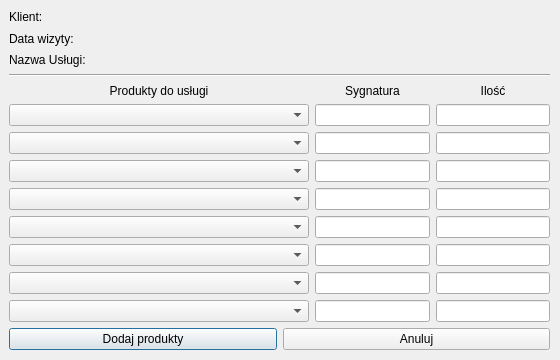
<?xml version="1.0" encoding="UTF-8"?>
<ui version="4.0">
 <class>assignProductsToVisit</class>
 <widget class="QDialog" name="assignProductsToVisit">
  <property name="geometry">
   <rect>
    <x>0</x>
    <y>0</y>
    <width>560</width>
    <height>360</height>
   </rect>
  </property>
  <property name="minimumSize">
   <size>
    <width>560</width>
    <height>360</height>
   </size>
  </property>
  <property name="maximumSize">
   <size>
    <width>560</width>
    <height>360</height>
   </size>
  </property>
  <property name="windowTitle">
   <string>Dialog</string>
  </property>
  <widget class="QWidget" name="verticalLayoutWidget">
   <property name="geometry">
    <rect>
     <x>9</x>
     <y>9</y>
     <width>541</width>
     <height>341</height>
    </rect>
   </property>
   <layout class="QVBoxLayout" name="verticalLayout">
    <property name="sizeConstraint">
     <enum>QLayout::SetMaximumSize</enum>
    </property>
    <item>
     <widget class="QLabel" name="ClientData">
      <property name="maximumSize">
       <size>
        <width>16777215</width>
        <height>30</height>
       </size>
      </property>
      <property name="text">
       <string>Klient:</string>
      </property>
     </widget>
    </item>
    <item>
     <widget class="QLabel" name="VisitDate">
      <property name="maximumSize">
       <size>
        <width>16777215</width>
        <height>30</height>
       </size>
      </property>
      <property name="text">
       <string>Data wizyty:</string>
      </property>
     </widget>
    </item>
    <item>
     <widget class="QLabel" name="ServiceName">
      <property name="maximumSize">
       <size>
        <width>16777215</width>
        <height>30</height>
       </size>
      </property>
      <property name="text">
       <string>Nazwa Usługi:</string>
      </property>
     </widget>
    </item>
    <item>
     <widget class="Line" name="line">
      <property name="orientation">
       <enum>Qt::Horizontal</enum>
      </property>
     </widget>
    </item>
    <item>
     <layout class="QHBoxLayout" name="horizontalLayout_9">
      <item>
       <widget class="QLabel" name="addProducts">
        <property name="minimumSize">
         <size>
          <width>300</width>
          <height>0</height>
         </size>
        </property>
        <property name="maximumSize">
         <size>
          <width>16777215</width>
          <height>30</height>
         </size>
        </property>
        <property name="text">
         <string>Produkty do usługi</string>
        </property>
        <property name="alignment">
         <set>Qt::AlignCenter</set>
        </property>
       </widget>
      </item>
      <item>
       <widget class="QLabel" name="Signature">
        <property name="maximumSize">
         <size>
          <width>16777215</width>
          <height>30</height>
         </size>
        </property>
        <property name="text">
         <string>Sygnatura</string>
        </property>
        <property name="alignment">
         <set>Qt::AlignCenter</set>
        </property>
       </widget>
      </item>
      <item>
       <widget class="QLabel" name="Amount">
        <property name="maximumSize">
         <size>
          <width>16777215</width>
          <height>30</height>
         </size>
        </property>
        <property name="text">
         <string>Ilość</string>
        </property>
        <property name="alignment">
         <set>Qt::AlignCenter</set>
        </property>
       </widget>
      </item>
     </layout>
    </item>
    <item>
     <layout class="QHBoxLayout" name="horizontalLayout">
      <property name="sizeConstraint">
       <enum>QLayout::SetMinAndMaxSize</enum>
      </property>
      <item>
       <widget class="QComboBox" name="productSelect_1">
        <property name="minimumSize">
         <size>
          <width>300</width>
          <height>0</height>
         </size>
        </property>
       </widget>
      </item>
      <item>
       <widget class="QLineEdit" name="Signature_1"/>
      </item>
      <item>
       <widget class="QLineEdit" name="Amount_1"/>
      </item>
     </layout>
    </item>
    <item>
     <layout class="QHBoxLayout" name="horizontalLayout_2">
      <property name="sizeConstraint">
       <enum>QLayout::SetMinAndMaxSize</enum>
      </property>
      <item>
       <widget class="QComboBox" name="productSelect_2">
        <property name="minimumSize">
         <size>
          <width>300</width>
          <height>0</height>
         </size>
        </property>
       </widget>
      </item>
      <item>
       <widget class="QLineEdit" name="Signature_2"/>
      </item>
      <item>
       <widget class="QLineEdit" name="Amount_2"/>
      </item>
     </layout>
    </item>
    <item>
     <layout class="QHBoxLayout" name="horizontalLayout_3">
      <property name="sizeConstraint">
       <enum>QLayout::SetMinAndMaxSize</enum>
      </property>
      <item>
       <widget class="QComboBox" name="productSelect_3">
        <property name="minimumSize">
         <size>
          <width>300</width>
          <height>0</height>
         </size>
        </property>
       </widget>
      </item>
      <item>
       <widget class="QLineEdit" name="Signature_3"/>
      </item>
      <item>
       <widget class="QLineEdit" name="Amount_3"/>
      </item>
     </layout>
    </item>
    <item>
     <layout class="QHBoxLayout" name="horizontalLayout_4">
      <property name="sizeConstraint">
       <enum>QLayout::SetMinAndMaxSize</enum>
      </property>
      <item>
       <widget class="QComboBox" name="productSelect_4">
        <property name="minimumSize">
         <size>
          <width>300</width>
          <height>0</height>
         </size>
        </property>
       </widget>
      </item>
      <item>
       <widget class="QLineEdit" name="Signature_4"/>
      </item>
      <item>
       <widget class="QLineEdit" name="Amount_4"/>
      </item>
     </layout>
    </item>
    <item>
     <layout class="QHBoxLayout" name="horizontalLayout_5">
      <property name="sizeConstraint">
       <enum>QLayout::SetMinAndMaxSize</enum>
      </property>
      <item>
       <widget class="QComboBox" name="productSelect_5">
        <property name="minimumSize">
         <size>
          <width>300</width>
          <height>0</height>
         </size>
        </property>
       </widget>
      </item>
      <item>
       <widget class="QLineEdit" name="Signature_5"/>
      </item>
      <item>
       <widget class="QLineEdit" name="Amount_5"/>
      </item>
     </layout>
    </item>
    <item>
     <layout class="QHBoxLayout" name="horizontalLayout_6">
      <property name="sizeConstraint">
       <enum>QLayout::SetMinAndMaxSize</enum>
      </property>
      <item>
       <widget class="QComboBox" name="productSelect_6">
        <property name="minimumSize">
         <size>
          <width>300</width>
          <height>0</height>
         </size>
        </property>
       </widget>
      </item>
      <item>
       <widget class="QLineEdit" name="Signature_6"/>
      </item>
      <item>
       <widget class="QLineEdit" name="Amount_6"/>
      </item>
     </layout>
    </item>
    <item>
     <layout class="QHBoxLayout" name="horizontalLayout_7">
      <property name="sizeConstraint">
       <enum>QLayout::SetMinAndMaxSize</enum>
      </property>
      <item>
       <widget class="QComboBox" name="productSelect_7">
        <property name="minimumSize">
         <size>
          <width>300</width>
          <height>0</height>
         </size>
        </property>
       </widget>
      </item>
      <item>
       <widget class="QLineEdit" name="Signature_7"/>
      </item>
      <item>
       <widget class="QLineEdit" name="Amount_7"/>
      </item>
     </layout>
    </item>
    <item>
     <layout class="QHBoxLayout" name="horizontalLayout_8">
      <property name="sizeConstraint">
       <enum>QLayout::SetMinAndMaxSize</enum>
      </property>
      <item>
       <widget class="QComboBox" name="productSelect_8">
        <property name="minimumSize">
         <size>
          <width>300</width>
          <height>0</height>
         </size>
        </property>
       </widget>
      </item>
      <item>
       <widget class="QLineEdit" name="Signature_8"/>
      </item>
      <item>
       <widget class="QLineEdit" name="Amount_8"/>
      </item>
     </layout>
    </item>
    <item>
     <layout class="QHBoxLayout" name="horizontalLayout_10">
      <item>
       <widget class="QPushButton" name="addProductButton">
        <property name="text">
         <string>Dodaj produkty</string>
        </property>
       </widget>
      </item>
      <item>
       <widget class="QPushButton" name="cancelButton">
        <property name="text">
         <string>Anuluj</string>
        </property>
       </widget>
      </item>
     </layout>
    </item>
   </layout>
  </widget>
 </widget>
 <resources/>
 <connections/>
</ui>
